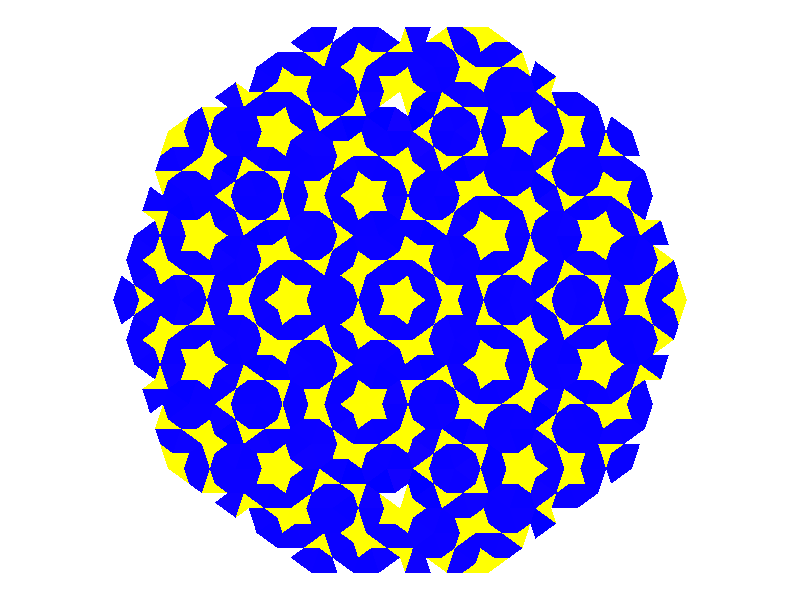
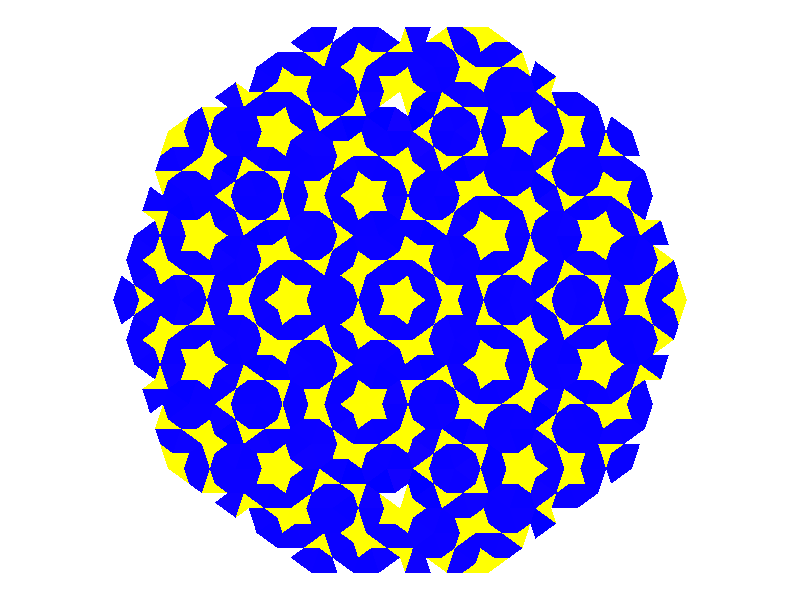

Source code (R) for these figures, in order:
# Load in libraries
library(tidyverse)

# This function creates a kite. 
# A, B, C are angles
# Parameter c is the only input of the function: is the longitude of side related to angle C.
CreateKite <- function() {
  c <- 50000
  A <- 36
  B <- 72
  C <- 180 - (A + B)
  b <- sin(B*pi/180)*(c/sin(C*pi/180))
  x <- c(0, c, b*cos(A*pi/180))
  y <- c(0, 0, b*sin(A*pi/180))
  st <- c(3, 1, 2)
  xend <- lead(x, default = 0)
  yend <- lead(y, default = 0)
  tibble(x = x, y = y, xend = xend, yend = yend, st = st) %>% 
    bind_rows(tibble(x = x, y = -y, xend = xend, yend = -yend, st = st))
}

# This function rotates a polygon. I use it to rotate the initial kite to create
# the initial pattern of the tessellation.
# The initial pattern from which iterate to create tessellation is composed by 5 kites.
RotatePolygon <- function(df, angle) {
  df %>% transmute(x2    = cos(angle*pi/180)*x - sin(angle*pi/180)*y,
                   y2    = sin(angle*pi/180)*x + cos(angle*pi/180)*y,
                   xend2 = cos(angle*pi/180)*xend - sin(angle*pi/180)*yend,
                   yend2 = sin(angle*pi/180)*xend + cos(angle*pi/180)*yend,
                   st = st) %>% 
    rename_all(str_replace_all, "2", "")
}


# In each interation I have to divide two kind of triangles. I named them Triangle123
# and Triangle124 following the specs of this site:
# https://tartarus.org/~simon/20110412-penrose/penrose.xhtml
# The sides of triangles 123 are labeled with 1, 2 and 3 and are divided into three
# other triangles using this function.
# This function receives a triangle of type 123 and divides it. It returns three
# other subtriangles: two of type 123 and another one of type 124
DivideTriangle123 <- function(df) {
  # Add longitude of sides to df
  df %>% 
    mutate(lng = sqrt((xend-x)^2+(yend-y)^2)) -> df
  
  # Longitude of the new side 3
  df %>% 
    filter(st == 1) %>% 
    select(lng) %>% as.numeric -> d1
  
  # Gradient of the new side 3
  df %>% 
    filter(st == 3) %>%
    transmute(gx = xend - x,
              gy = yend - y) %>% as.numeric() -> g1
  
  # Inner point of side 3 to divide the triangle
  df %>% filter(st == 3) %>% select(x, y) %>% 
    as.numeric() + d1 * g1/sqrt(sum(g1^2)) -> p1
  
  # # Longitude
  # df %>% 
  #   filter(st == 1) %>% 
  #   select(lng) %>% as.numeric -> d2
  # 
  
  # Gradient to find the second point p2
  df %>% 
    filter(st == 2) %>%
    transmute(gx = xend - x,
              gy = yend - y) %>% as.numeric() -> g2
  
  # Point p2
  df %>% 
    filter(st == 2) %>%
    select(x, y) %>% 
    as.numeric() + d1 * g2/sqrt(sum(g2^2)) -> p2
  
  # df1: subtriangle (type 123)
  c(p1, 
    df %>% filter(st == 3) %>% select(xend, yend) %>% as.numeric()) %>% 
    rbind(c(df %>% filter(st == 1) %>% select(x, y) %>% as.numeric(), 
            df %>% filter(st == 1) %>% select(xend, yend) %>% as.numeric())) %>% 
    rbind(c(df %>% filter(st == 1) %>% select(xend, yend) %>% as.numeric(), 
            p1)) -> df1
  
  colnames(df1) <- c("x", "y", "xend", "yend")
  
  # st: labels of new sides
  as_tibble(df1) %>% mutate(st = 1:3) -> df1
  
  # df2: subtriangle (type 123)
  c(p1, 
    p2) %>% 
    rbind(c(p2, 
            df %>% filter(st == 1) %>% select(xend, yend) %>% as.numeric())) %>% 
    rbind(c(df %>% filter(st == 1) %>% select(xend, yend) %>% as.numeric(), 
            p1)) -> df2
  
  colnames(df2) <- c("x", "y", "xend", "yend")
  as_tibble(df2) %>% mutate(st = 1:3) -> df2
  
  # df3 subtriangle (type 124)
  c(p1, 
    p2) %>% 
    rbind(c(p2, 
            df %>% filter(st == 3) %>% select(x, y) %>% as.numeric())) %>% 
    rbind(c(df %>% filter(st == 3) %>% select(x, y) %>% as.numeric(), 
            p1)) -> df3
  
  colnames(df3) <- c("x", "y", "xend", "yend")
  as_tibble(df3) %>% mutate(st = c(1, 4, 2)) -> df3
  
  # Binding three triangles
  bind_rows(df1, df2, df3) %>% round(0)
  
}

# In each interation I have to divide two kind of triangles. I named them Triangle123
# and Triangle124 following the specs of this site:
# https://tartarus.org/~simon/20110412-penrose/penrose.xhtml
# The sides of triangles 124 are labeled with 1, 2 and 4 and are divided into two
# other triangles using this function.
# This function receives a triangle of type 124 and divides it. It returns two
# other subtriangles: two of type 123 and another one of type 124
DivideTriangle124 <- function(df) {
  # Add longitude  
  df %>% 
    mutate(lng = sqrt((xend-x)^2+(yend-y)^2)) -> df
  
  df %>% 
    filter(st == 1) %>% 
    select(lng) %>% as.numeric -> d1
  
  # This is the longitude of the inner side to subdivide triangle
  x <- d1*sin(36*pi/180)/sin(108*pi/180)
  
  # Gradient to calculate point
  df %>% 
    filter(st == 2) %>%
    transmute(gx = x - xend,
              gy = y - yend) %>% as.numeric() -> g2
  
  # Inner point side 2
  df %>% 
    filter(st == 2) %>%
    select(xend, yend) %>% as.numeric() + x * g2/sqrt(sum(g2^2)) -> p1
  
  # df1 subtriangle (type 123)
  c(df %>% filter(st == 4) %>% select(x, y) %>% as.numeric(),
    p1) %>% 
    rbind(c(p1, 
            df %>% filter(st == 2) %>% select(x, y) %>% as.numeric())) %>% 
    rbind(c(df %>% filter(st == 2) %>% select(x, y) %>% as.numeric(), 
            df %>% filter(st == 4) %>% select(x, y) %>% as.numeric())) -> df1
  
  colnames(df1) <- c("x", "y", "xend", "yend")
  as_tibble(df1) %>% mutate(st = 1:3) -> df1
  
  # df2 subtriangle (type 124)
  c(df %>% filter(st == 4) %>% select(x, y) %>% as.numeric(),
    p1) %>% 
    rbind(c(p1, 
            df %>% filter(st == 2) %>% select(xend, yend) %>% as.numeric())) %>% 
    rbind(c(df %>% filter(st == 2) %>% select(xend, yend) %>% as.numeric(), 
            df %>% filter(st == 4) %>% select(x, y) %>% as.numeric())) -> df2
  
  colnames(df2) <- c("x", "y", "xend", "yend")
  as_tibble(df2) %>% mutate(st = c(1,4,2)) -> df2
  # Binding two triangles
  bind_rows(df1, df2) %>% round(0)
  
}

# This function gathers both previous functions to divide a generic triangle depending
# of its type
Divide <- function(df)
{
  if(df %>% select(st) %>% sum() %>% as.numeric == 6)
    DivideTriangle123(df)
  else
    DivideTriangle124(df)
}

# This function receives a data frame composed by triangles and divides it. 
# I use it to iterate
Divide_df <- function(df){
  df %>% 
    mutate(poly_id=rep(1:((nrow(.))/3), each=3)) %>% 
    group_by(poly_id) %>% 
    group_split() %>% lapply(Divide) %>%  
    bind_rows()
}

# This function performs two tasks:
#   1. Group points (x,y), (xend, yend) to fix problems of rounding 
#      using hierarchical clustering
#   2. Gather adjacent triangles sharing sides of type 3 or 4 and remove them
Arrange_df <- function(df){
  df %>% round(0) -> df
  
  # Unique points which define segments
  bind_rows(df %>% select(xx = x, yy = y),
            df %>% select(xx = xend, yy = yend)) %>% unique -> points
  
  # Distance betweem points
  dist_mat <- dist(points, method = 'euclidean')
  hclust_avg <- hclust(dist_mat, method = 'average')
  
  # Group points
  points %>% mutate(group = cutree(hclust_avg, h = 8)) -> points
  
  # Centroid of each cluster
  points %>% group_by(group) %>% summarize(xnew = mean(xx), 
                                           ynew = mean(yy)) -> mean_points
  
  # Substitute each point by its centroid
  points %>% inner_join(mean_points, by = "group") -> points
  
  # Recreate df
  df %>% 
    inner_join(points, by = c("x"="xx", "y"="yy")) %>% 
    mutate(x = xnew,
           y = ynew) %>% 
    select(-xnew, -ynew) %>% 
    left_join(points, by = c("xend"="xx", "yend"="yy")) %>%   
    mutate(xend = xnew,
           yend = ynew) %>% 
    select(-xnew, -ynew) -> df
  
  # Create a new column called poly_id to differenciate triangles
  df %>% mutate(poly_id = rep(1:((nrow(.))/3), each=3) %>% as.character) -> df
  
  # These are the segments to remove
  df %>% filter(st %in% c(3,4)) -> df_sub 
  
  # df_new contains the ids of the new polygons as result of merging adjacent ones 
  # which share a side of type 3 or 4
  union(df_sub %>%
          inner_join(df_sub, by = c("x","y", "xend", "yend"), suffix = c(".1", ".2")),
        df_sub %>%
          inner_join(df_sub, by = c("x"="xend", "y"="yend","xend"="x", "yend"="y"), suffix = c(".1", ".2"))) %>%
    filter(poly_id.1 != poly_id.2) %>%
    select(poly_id.1, poly_id.2) %>%
    mutate(poly_id_new=apply(., 1, FUN = function (r) sort(r) %>% paste(collapse="_"))) %>%
    gather(condition, poly_id, poly_id.1:poly_id.2) %>%
    select(-condition) %>%
    distinct -> df_new
  
  # New df with definitive polygons
  df %>%
    inner_join(df_new, by = "poly_id") %>% 
    mutate(remove = st %in% c(3, 4) & !is.na(poly_id_new),
           poly_id = ifelse(is.na(poly_id_new), poly_id, poly_id_new)) %>% 
    filter(remove == FALSE) %>% 
    select(-poly_id_new, -remove) %>% unique -> df
  
  
  return(df)
  
}

# To use geom_polygon I have to convert my data frame from (x, y, xend, yend) structure
# to (x,y). I do it with the next function
Create_Polygon <- function(df)
{
  bind_rows(inner_join(df %>% slice(1),
                       df %>% slice(-1), 
                       by = c("xend" = "x", "yend" = "y")) %>% 
              select(x1 = x, y1 = y, x2 = xend, y2 = yend, x3 = xend.y, y3 = yend.y),
            
            inner_join(df %>% slice(1),
                       df %>% slice(-1), 
                       by = c("xend" = "xend", "yend" = "yend")) %>% 
              select(x1=x.x, y1=y.x, x2=xend, y2=yend, x3 = x.y, y3 = y.y)) -> temp
  
  bind_rows(temp %>% select(x = x1, y = y1),
            temp %>% select(x = x2, y = y2),
            temp %>% select(x = x3, y = y3)) -> sub1
  
  bind_rows(df %>% select(x,y),
            df %>% select(x=xend,y=yend)) %>% unique -> points
  
  bind_rows(sub1,
            points %>% anti_join(sub1, by = c("x", "y")),
            sub1 %>% slice(1))
  
}

# Depth of the tessellation (<= 6 is ok)
niter <- 5

init_kite <- CreateKite()

# I create an initial pattern if composed by 5 kites, rotating the init_kite from
# the origin an angle of 72 degrees.
seq(from = 0, by=72, length.out = 5) %>% 
  lapply(function(x) RotatePolygon(init_kite, angle = x)) %>% 
  bind_rows() %>% 
  round(0) -> init_polygon


# Raw tessellation
reduce(
  .x = 1:niter,
  .f = function(old, y) {Divide_df(old)},
  .init=init_polygon) -> raw_tessellation

# Tessellation segment struct
segment_tessellation <- Arrange_df(raw_tessellation)

# Create polygons
segment_tessellation %>% group_by(poly_id) %>% 
  group_split() %>% lapply(Create_Polygon) %>%  
  bind_rows(.id = "poly_id") -> poly_tessellation

# Calculate areas of polygons using Shoelace formula
poly_tessellation %>% 
  group_by(poly_id) %>% 
  slice(-1) %>% 
  mutate(ldx = lead(x, default = first(x)), 
         ldy = lead(y, default = first(y))) %>% 
  summarize(area=0.5*abs(sum(x*ldy - ldx*y))) -> areas

# Add areas to polygons
poly_tessellation %>% inner_join(areas, by = "poly_id") -> poly_tessellation

# Pick two colors you like and plot it
ggplot(poly_tessellation) + 
  geom_polygon(aes(x=x, y=y, group = poly_id, fill = area), 
               col = "gray65",  
               lwd = 0,
               show.legend = NA) + 
  scale_fill_gradientn(colours = c("yellow", "blue")) +
  coord_equal() + 
  theme_void() + 
  theme(legend.position='none') 
ggsave("penrosetiling.png")